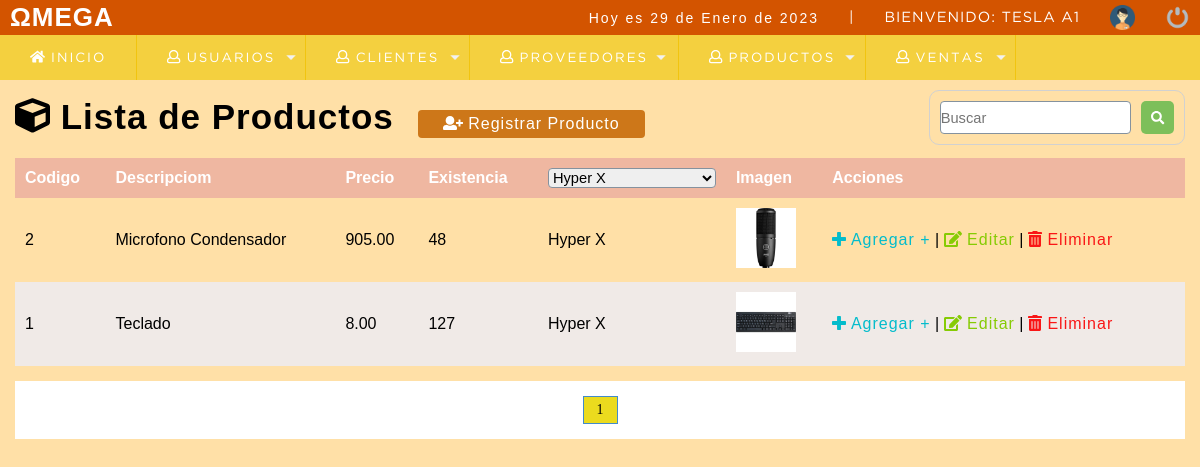
Screenshot of /omegainicio/buscar_productos.php?proveedor=15 (signed in) with the database file from the repository.
### tables this page shows
CREATE TABLE IF NOT EXISTS `producto` (
  `codproducto` int(11) NOT NULL AUTO_INCREMENT,
  `descripcion` varchar(100) DEFAULT NULL,
  `proveedor` int(11) DEFAULT NULL,
  `precio` decimal(10,2) DEFAULT NULL,
  `existencia` int(11) DEFAULT NULL,
  `dateadd` datetime NOT NULL DEFAULT CURRENT_TIMESTAMP,
  `usuario_id` int(11) NOT NULL,
  `estado` int(11) NOT NULL DEFAULT '1',
  `foto` text,
  PRIMARY KEY (`codproducto`),
  KEY `proveedor` (`proveedor`),
  KEY `usuario_id` (`usuario_id`)
);

CREATE TABLE IF NOT EXISTS `proveedor` (
  `codproveedor` int(11) NOT NULL AUTO_INCREMENT,
  `proveedor` varchar(100) DEFAULT NULL,
  `contacto` varchar(100) DEFAULT NULL,
  `telefono` bigint(11) DEFAULT NULL,
  `direccion` text,
  `dateadd` datetime NOT NULL DEFAULT CURRENT_TIMESTAMP,
  `usuario_id` int(11) NOT NULL,
  `estado` int(11) NOT NULL DEFAULT '1',
  PRIMARY KEY (`codproveedor`),
  KEY `usuario_id` (`usuario_id`)
);

### omegainicio/include/functions.php (called while the page is built, shortened)
<?php
	function fechaactual(){
		$mes = array("","Enero",
					  "Febrero",
					  "Marzo",
					  "Abril",
					  "Mayo",
					  "Junio",
					  "Julio",
					  "Agosto",
					  "Septiembre",
					  "Octubre",
					  "Noviembre",
					  "Diciembre");
		return date('d')." de ". $mes[date('n')] . " de " . date('Y');
	}
 ?>

### omegainicio/buscar_productos.php (the view, shortened to what this page needs)
<?php
	include "../bd_conexion.php";
?>
<!DOCTYPE html>
<html lang="en">
<head>
	<?php include "include/scripts.php" ?>
</head>
<body>
	<?php include "include/header.php" ?>
	<section id="container">
		<?php
		$busqueda= '';
		if(!empty($_REQUEST['proveedor'])){
			$search_proveedor =$_REQUEST['proveedor'];
			$where = "p.proveedor LIKE $search_proveedor AND p.estado = 1";
			$buscar = 'proveedor='.$search_proveedor;
		}
		?>
		<h1><i class="fas fa-cube"></i> Lista de Productos</h1>
		<a href="registro_cliente.php" class="btn_new"><i class="fas fa-user-plus"></i> Registrar Producto </a>
		<form action="buscar_productos.php" method="get" class="form_search" >
			<input type="text" name="busqueda" id="busqueda" placeholder="Buscar" value="<?php echo $busqueda; ?>">
			<button type="submit" value="Buscar" class="btn_search"><i class="fas fa-search"></i></button>
		</form>
		<table>
			<tr>
				<th>Codigo</th>
				<th>Descripciom</th>
				<th>Precio</th>
				<th>Existencia</th>
				<th>
					<?php
					$pro =0;
					if(!empty($_REQUEST['proveedor'])){
						$pro =$_REQUEST['proveedor'];
					}
						$query_proveedor = mysqli_query($conection,"SELECT codproveedor, proveedor FROM proveedor WHERE estado= 1 ORDER BY proveedor ASC");
				$result_proveedor = mysqli_num_rows($query_proveedor);
			 ?>
				<select name="proveedor" id="search_proveedor">
					<?php
						if($result_proveedor > 0)
						{
							while ($proveedor = mysqli_fetch_array($query_proveedor)) {
								if($pro == $proveedor["codproveedor"])
									{
								?>
									<option value="<?php echo $proveedor['codproveedor'] ?>" selected><?php echo $proveedor['proveedor'] ?></option>
								<?php
									}else{
										?>
										<option value="<?php echo $proveedor['codproveedor'] ?>"><?php echo $proveedor['proveedor'] ?></option>
										<?php
									}
							}
						}
					 ?>
				</select>
				</th>
				<th>Imagen</th>
				<?php if ($_SESSION['rol'] ==1 || $_SESSION['rol'] ==2 ) {  ?>
				<th>Acciones</th>
			<?php 	} ?>
			</tr>
				<?PHP
				$sql_registe = mysqli_query($conection,"SELECT COUNT(*) as total_registro FROM producto as p
																	WHERE $where ");
				$result_register = mysqli_fetch_array($sql_registe);
				$total_register = $result_register['total_registro'];
				$por_pagina = 4;
				if(empty($_GET['pagina']))
				{
					$pagina =1;
				}else{
					$pagina = $_GET['pagina'];
				}
				$desde = ($pagina-1) * $por_pagina;
				$total_paginas = ceil($total_register / $por_pagina);
				$query = mysqli_query($conection,"SELECT p.codproducto, p.descripcion, p.precio, p.existencia, pr.proveedor, p.foto FROM producto p INNER JOIN proveedor pr ON p.proveedor = pr.codproveedor WHERE $where  ORDER BY p.codproducto DESC LIMIT $desde,$por_pagina");
				$result = mysqli_num_rows($query);
				if($result > 0){
				while($data = mysqli_fetch_array($query)){
					if($data['foto'] != 'img_producto.jpg'){
						$foto = 'img/uploads/'.$data['foto'];
					}else{
						$foto = 'img/'.$data['foto'];
					}
				?>
				<tr class="row<?php echo $data["codproducto"]; ?>">
				<td><?php echo $data["codproducto"] ?> </td>
				<td><?php echo $data["descripcion"] ?> </td>
				<td class ="celPrecio"><?php echo $data["precio"] ?> </td>
				<td class ="celExistencia"><?php echo $data["existencia"] ?> </td>
				<td><?php echo $data["proveedor"] ?> </td>
				<td class="img_producto"><img src="<?php echo $foto ?>" alt="<?php echo $data["descripcion"] ?>"> </td>
				<?php if ($_SESSION['rol'] ==1 || $_SESSION['rol'] ==2 ) {  ?>
				<td>
					<a class="link_add add_product" product="<?php echo $data["codproducto"]; ?>" href="#"><i class="fas fa-plus"></i> Agregar +</a>
						|
					<a class="link_edit" href="modificar_producto.php?id=<?php echo $data["codproducto"]; ?>"><i class="fas fa-edit"></i> Editar</a>
					|
					<a class="link_delete del_product" href="#" product="<?php echo $data["codproducto"]; ?>"><i class="fas fa-trash-alt"></i> Eliminar</a>
					<?php } ?>
				</td>
				</tr>
			<?php
			}
			}
			?>
		</table>
		<?php if($total_paginas != 0){ ?>
		<div class="paginador">
			<ul>
			<?php
				for ($i=1; $i <= $total_paginas; $i++) {
					if($i == $pagina)
					{
						echo '<li class="pageSelected">'.$i.'</li>';
					}else{
						echo '<li><a href="?pagina='.$i.'&'.$buscar.'">'.$i.'</a></li>';
					}
				}
			 ?>
			</ul>
</div>
<?php }	 ?>
	</section>
</body>
</html>

### omegainicio/include/scripts.php (shortened to what this page needs)
<link rel="stylesheet" type="text/css" href="css/style.css">
	<?php include  "functions.php"; ?>

### omegainicio/include/header.php (shortened to what this page needs)
<header>
		<div class="header">
			<h1>ΩMEGA</h1>
			<div class="optionsBar">
				<p><?php echo "Hoy es ", fechaactual()  ?></p>
				<span>|</span>
				<span class="user"><?php echo "Bienvenido: ",$_SESSION['user'].' A'.$_SESSION['rol']; ?></span>
				<img class="photouser" src="img/user.png" alt="Usuario">
				<a href="salir.php"><img class="close" src="img/salir.png" alt="Salir del sistema" ><title="Salir"></a>
			</div>
		</div>
		<?php include "nav.php" ?>
	</header>

### omegainicio/include/nav.php (shortened to what this page needs)
<nav>
			<ul>
				<li><a href="index.php"><i class="fas fa-home"></i> Inicio</a></li>
				<?php
						if($_SESSION['rol'] == 1){
						?>
				<li class="principal">
					<a href="#"><i class="far fa-user"></i> Usuarios</a>
				</li>
			<?php } ?>
				<li class="principal">
					<a href="#"><i class="far fa-user"></i> Clientes</a>
				</li>
				<?PHP
				if($_SESSION['rol'] == 1 || $_SESSION['rol'] == 2 ){
						?>
				<li class="principal">
					<a href="#"><i class="far fa-user"></i> Proveedores</a>
				</li>
			<?php } ?>
				<li class="principal">
					<a href="#"><i class="far fa-user"></i> Productos</a>
				</li>
				<li class="principal">
					<a href="#"><i class="far fa-user"></i> Ventas</a>
				</li>
			</ul>
		</nav>

### omegainicio/css/style.css (style rules this page uses)
* { margin: 0; padding: 0; box-sizing: border-box; }
body { background: #ffe0a7; }
h1, h2, h3, h4, h5, h6 { font-family: 'arial'; font-weight: bold; letter-spacing: 1px; }
h1 { font-size: 26px; color:; }
p { font-family: 'arial'; letter-spacing: 2px; font-size: 14px; line-height: 20px; }
a { text-decoration: none; font-family: arial; letter-spacing: 1px; }
span { font-family: 'GothamBook'; letter-spacing: 1px; font-size: 14px; line-height: 20px; }
header { position: fixed; width: 100%; }
.header { color: #FFF; background: #D35400; height: 35px; display: -webkit-flex; display: -moz-flex; display: -ms-flex; display: -o-flex; display: flex; justify-content: space-between; align-items: center; padding: 10px; }
.optionsBar { display: -webkit-flex; display: -moz-flex; display: -ms-flex; display: -o-flex; display: flex; justify-content: center; align-items: center; }
.optionsBar span { color: #FFF; font-size: 11pt; font-family: 'GothamBook'; text-transform: uppercase; margin-left: 30px; }
.photouser { margin-left: 30px; width: 25px; height: 25px; }
.close { width: 25px; height: 25px; }
.optionsBar a { display: -webkit-flex; display: -moz-flex; display: -ms-flex; display: -o-flex; display: flex; margin-left: 30px; }
nav ul { background: #f4d03f ; list-style: none; display: -webkit-flex; display: -moz-flex; display: -ms-flex; display: -o-flex; display: flex; justify-content: left; align-items: center; }
nav ul > li a { position: relative; }
nav a { color: #FFF; display: block; font-size: 10pt; font-family: 'GothamBook'; padding: 15px 30px; text-transform: uppercase; letter-spacing: 2px; transition: background .5s; border-right: 1px solid #f1c40f ; }
nav .principal > a { background: url(../images/arrow_bottom.png) no-repeat; background-position-x: 0%; background-position-y: 0%; background-size: auto auto; background-position: 94% center; background-size: 10px; }
#container { padding: 90px 15px 15px; }
form { background: #F1E5A8; margin: auto; padding:20px 50px; border: 1px solid #d1d1d1; }
input,select { display: block; width: 100%; font-size: 11pt; border: 1px solid #85929e; border-radius: 4px; }
#container h1 { font-size: 35px; display: inline-block; }
.btn_new { display: inline-block; background: #CD7719; color:#FFF; padding: 5px 25px; border-radius: 4px; margin: 20px; }
table { border-collapse: collapse; font-size: 12pt; font-family: 'arial'; width: 100%; }
table th { text-align: left; padding: 10px; background: #efb7a1; color: #FFF; }
table tr:nth-child(odd) { background: #f0eae7; }
table td { padding: 10px; }
.link_edit { color: #86cb04 ; }
.link_delete { color: #f91616; }
.link_add { color: #04bccb ; }
.paginador ul { padding: 15px; list-style: none; background: #FFF; margin-top: 15px; display: -webkit-flex; display: -moz-flex; display: -ms-flex; display: -o-flex; display: flex; justify-content: center; }
.paginador a, .pageSelected { color: #CD7710; border: 1px solid #ddd; padding: 5px; display: inline-block; font-size: 14px; text-align: center; width: 35px; }
.pageSelected { color: black ; background: #ebdb1e; border: 1px solid #428bca; }
.form_search { display: -webkit-flex; display: -moz-flex; display: -ms-flex; display: -o-flex; display: flex; float: right; background: initial; padding: 10px; border-radius: 10px; }
.form_search .btn_search { background: #7dbf5a; color: #FFF; padding: 10px; border: 0; cursor: pointer; margin-left: 10px; display: -webkit-flex; display: -moz-flex; display: -ms-flex; display: -o-flex; display: flex; border-radius: 5px; }
.img_producto img { width: 60px; height: auto; margin: auto; }

### rows the page displays
producto: codproducto "2", descripcion "Microfono Condensador", precio "905.00", existencia "48", proveedor.proveedor "Hyper X", foto (picture)
producto: codproducto "1", descripcion "Teclado", precio "8.00", existencia "127", proveedor.proveedor "Hyper X", foto (picture)

### other values shown
fechaactual() "29 de Enero de 2023"
$_SESSION['user'] "TESLA"
$_SESSION['rol'] "1"
form field proveedor "Hyper X"
